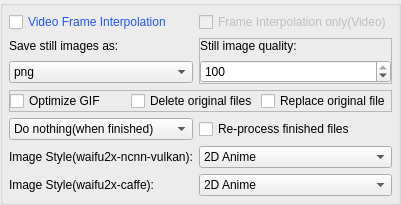
                <widget class="QGroupBox" name="groupBox_2">
                 <property name="sizePolicy">
                  <sizepolicy hsizetype="Fixed" vsizetype="Preferred">
                   <horstretch>0</horstretch>
                   <verstretch>0</verstretch>
                  </sizepolicy>
                 </property>
                 <property name="maximumSize">
                  <size>
                   <width>16777215</width>
                   <height>16777215</height>
                  </size>
                 </property>
                 <property name="title">
                  <string/>
                 </property>
                 <layout class="QGridLayout" name="gridLayout_26">
                  <property name="leftMargin">
                   <number>6</number>
                  </property>
                  <property name="topMargin">
                   <number>6</number>
                  </property>
                  <property name="rightMargin">
                   <number>6</number>
                  </property>
                  <property name="bottomMargin">
                   <number>6</number>
                  </property>
                  <item row="1" column="1">
                   <widget class="QFrame" name="frame_2">
                    <property name="enabled">
                     <bool>true</bool>
                    </property>
                    <property name="sizePolicy">
                     <sizepolicy hsizetype="Preferred" vsizetype="Fixed">
                      <horstretch>0</horstretch>
                      <verstretch>0</verstretch>
                     </sizepolicy>
                    </property>
                    <property name="minimumSize">
                     <size>
                      <width>0</width>
                      <height>45</height>
                     </size>
                    </property>
                    <property name="maximumSize">
                     <size>
                      <width>16777215</width>
                      <height>16777215</height>
                     </size>
                    </property>
                    <property name="frameShape">
                     <enum>QFrame::StyledPanel</enum>
                    </property>
                    <property name="frameShadow">
                     <enum>QFrame::Raised</enum>
                    </property>
                    <layout class="QGridLayout" name="gridLayout_45">
                     <property name="sizeConstraint">
                      <enum>QLayout::SetDefaultConstraint</enum>
                     </property>
                     <property name="leftMargin">
                      <number>0</number>
                     </property>
                     <property name="topMargin">
                      <number>0</number>
                     </property>
                     <property name="rightMargin">
                      <number>0</number>
                     </property>
                     <property name="bottomMargin">
                      <number>0</number>
                     </property>
                     <property name="spacing">
                      <number>7</number>
                     </property>
                     <item row="1" column="0">
                      <widget class="QLabel" name="label_63">
                       <property name="sizePolicy">
                        <sizepolicy hsizetype="Preferred" vsizetype="Fixed">
                         <horstretch>0</horstretch>
                         <verstretch>0</verstretch>
                        </sizepolicy>
                       </property>
                       <property name="text">
                        <string>Still image quality:</string>
                       </property>
                      </widget>
                     </item>
                     <item row="2" column="0">
                      <widget class="QSpinBox" name="spinBox_ImageQualityLevel">
                       <property name="toolTip">
                        <string>Only takes effect when processing Static Image.

Will NOT take effect when processing Video and GIF.</string>
                       </property>
                       <property name="minimum">
                        <number>1</number>
                       </property>
                       <property name="maximum">
                        <number>100</number>
                       </property>
                       <property name="value">
                        <number>100</number>
                       </property>
                      </widget>
                     </item>
                    </layout>
                   </widget>
                  </item>
                  <item row="7" column="0">
                   <widget class="QLabel" name="label_ImageStyle_W2xNCNNVulkan">
                    <property name="maximumSize">
                     <size>
                      <width>16777215</width>
                      <height>16777215</height>
                     </size>
                    </property>
                    <property name="toolTip">
                     <string>Select the image style of the source files.
So the engine can load the correct model when processing files.</string>
                    </property>
                    <property name="text">
                     <string>Image Style(waifu2x-ncnn-vulkan):</string>
                    </property>
                    <property name="alignment">
                     <set>Qt::AlignLeading|Qt::AlignLeft|Qt::AlignVCenter</set>
                    </property>
                   </widget>
                  </item>
                  <item row="8" column="0">
                   <widget class="QLabel" name="label_ImageStyle_W2xCaffe">
                    <property name="toolTip">
                     <string>Select the image style of the source files.
So the engine can load the correct model when processing files.</string>
                    </property>
                    <property name="text">
                     <string>Image Style(waifu2x-caffe):</string>
                    </property>
                   </widget>
                  </item>
                  <item row="1" column="0">
                   <widget class="QFrame" name="frame">
                    <property name="enabled">
                     <bool>true</bool>
                    </property>
                    <property name="sizePolicy">
                     <sizepolicy hsizetype="Preferred" vsizetype="Fixed">
                      <horstretch>0</horstretch>
                      <verstretch>0</verstretch>
                     </sizepolicy>
                    </property>
                    <property name="minimumSize">
                     <size>
                      <width>0</width>
                      <height>45</height>
                     </size>
                    </property>
                    <property name="maximumSize">
                     <size>
                      <width>16777215</width>
                      <height>16777215</height>
                     </size>
                    </property>
                    <property name="frameShape">
                     <enum>QFrame::NoFrame</enum>
                    </property>
                    <property name="frameShadow">
                     <enum>QFrame::Plain</enum>
                    </property>
                    <property name="lineWidth">
                     <number>0</number>
                    </property>
                    <layout class="QGridLayout" name="gridLayout_42">
                     <property name="leftMargin">
                      <number>0</number>
                     </property>
                     <property name="topMargin">
                      <number>0</number>
                     </property>
                     <property name="rightMargin">
                      <number>0</number>
                     </property>
                     <property name="bottomMargin">
                      <number>0</number>
                     </property>
                     <property name="spacing">
                      <number>7</number>
                     </property>
                     <item row="1" column="0">
                      <widget class="QComboBox" name="comboBox_ImageSaveFormat">
                       <property name="toolTip">
                        <string>Only takes effect when processing Static Image.

Will NOT take effect when processing Video and GIF.</string>
                       </property>
                       <property name="currentIndex">
                        <number>0</number>
                       </property>
                       <property name="maxVisibleItems">
                        <number>15</number>
                       </property>
                       <item>
                        <property name="text">
                         <string notr="true">png</string>
                        </property>
                       </item>
                       <item>
                        <property name="text">
                         <string notr="true">jpg</string>
                        </property>
                       </item>
                       <item>
                        <property name="text">
                         <string notr="true">webp</string>
                        </property>
                       </item>
                       <item>
                        <property name="text">
                         <string notr="true">bmp</string>
                        </property>
                       </item>
                       <item>
                        <property name="text">
                         <string notr="true">tiff</string>
                        </property>
                       </item>
                       <item>
                        <property name="text">
                         <string notr="true">pdf</string>
                        </property>
                       </item>
                       <item>
                        <property name="text">
                         <string notr="true">gif</string>
                        </property>
                       </item>
                       <item>
                        <property name="text">
                         <string notr="true">eps</string>
                        </property>
                       </item>
                       <item>
                        <property name="text">
                         <string notr="true">tga</string>
                        </property>
                       </item>
                       <item>
                        <property name="text">
                         <string notr="true">jp2</string>
                        </property>
                       </item>
                       <item>
                        <property name="text">
                         <string notr="true">svg</string>
                        </property>
                       </item>
                      </widget>
                     </item>
                     <item row="0" column="0">
                      <widget class="QLabel" name="label_20">
                       <property name="text">
                        <string>Save still images as:</string>
                       </property>
                      </widget>
                     </item>
                    </layout>
                   </widget>
                  </item>
                  <item row="7" column="1">
                   <widget class="QComboBox" name="comboBox_ImageStyle">
                    <property name="minimumSize">
                     <size>
                      <width>120</width>
                      <height>0</height>
                     </size>
                    </property>
                    <property name="toolTip">
                     <string>Select the image style of the source files.
So the engine can load the correct model when processing files.</string>
                    </property>
                    <property name="currentText">
                     <string notr="true">2D Anime</string>
                    </property>
                    <item>
                     <property name="text">
                      <string>2D Anime</string>
                     </property>
                    </item>
                    <item>
                     <property name="text">
                      <string>3D Real-life</string>
                     </property>
                    </item>
                   </widget>
                  </item>
                  <item row="8" column="1">
                   <widget class="QComboBox" name="comboBox_ImageStyle_Waifu2xCaffe">
                    <property name="toolTip">
                     <string>Select the image style of the source files.
So the engine can load the correct model when processing files.</string>
                    </property>
                    <item>
                     <property name="text">
                      <string>2D Anime</string>
                     </property>
                    </item>
                    <item>
                     <property name="text">
                      <string>3D Real-life</string>
                     </property>
                    </item>
                   </widget>
                  </item>
                  <item row="4" column="0" colspan="2">
                   <widget class="QFrame" name="frame_13">
                    <property name="sizePolicy">
                     <sizepolicy hsizetype="Preferred" vsizetype="Fixed">
                      <horstretch>0</horstretch>
                      <verstretch>0</verstretch>
                     </sizepolicy>
                    </property>
                    <property name="minimumSize">
                     <size>
                      <width>0</width>
                      <height>0</height>
                     </size>
                    </property>
                    <property name="frameShape">
                     <enum>QFrame::StyledPanel</enum>
                    </property>
                    <property name="frameShadow">
                     <enum>QFrame::Raised</enum>
                    </property>
                    <layout class="QGridLayout" name="gridLayout_66">
                     <property name="leftMargin">
                      <number>0</number>
                     </property>
                     <property name="topMargin">
                      <number>0</number>
                     </property>
                     <property name="rightMargin">
                      <number>0</number>
                     </property>
                     <property name="bottomMargin">
                      <number>0</number>
                     </property>
                     <property name="horizontalSpacing">
                      <number>3</number>
                     </property>
                     <property name="verticalSpacing">
                      <number>0</number>
                     </property>
                     <item row="0" column="1">
                      <widget class="QCheckBox" name="checkBox_DelOriginal">
                       <property name="sizePolicy">
                        <sizepolicy hsizetype="Preferred" vsizetype="Fixed">
                         <horstretch>0</horstretch>
                         <verstretch>0</verstretch>
                        </sizepolicy>
                       </property>
                       <property name="contextMenuPolicy">
                        <enum>Qt::ActionsContextMenu</enum>
                       </property>
                       <property name="toolTip">
                        <string>Delete the original file after processing is complete.

*This option will be deactivated when [Replace original
file] is enabled*

[Right click here to show more options]</string>
                       </property>
                       <property name="text">
                        <string>Delete original files</string>
                       </property>
                      </widget>
                     </item>
                     <item row="0" column="2">
                      <widget class="QCheckBox" name="checkBox_ReplaceOriginalFile">
                       <property name="sizePolicy">
                        <sizepolicy hsizetype="Preferred" vsizetype="Fixed">
                         <horstretch>0</horstretch>
                         <verstretch>0</verstretch>
                        </sizepolicy>
                       </property>
                       <property name="contextMenuPolicy">
                        <enum>Qt::ActionsContextMenu</enum>
                       </property>
                       <property name="toolTip">
                        <string>After processing the file, directly replace
the original file with the result file.
(And keep the original file name.)

WARNING: The original file will be DELETED.

*This option will be deactivated when [Output
path] or [Delete original files] is enabled*

[Right click here to show more options]</string>
                       </property>
                       <property name="text">
                        <string>Replace original file</string>
                       </property>
                      </widget>
                     </item>
                     <item row="0" column="0">
                      <widget class="QCheckBox" name="checkBox_OptGIF">
                       <property name="sizePolicy">
                        <sizepolicy hsizetype="Preferred" vsizetype="Fixed">
                         <horstretch>0</horstretch>
                         <verstretch>0</verstretch>
                        </sizepolicy>
                       </property>
                       <property name="toolTip">
                        <string>Optimizing the scaled gif will slightly reduce the
image quality, but it can reduce the GIF file size.

It is recommended to enable this option.</string>
                       </property>
                       <property name="text">
                        <string>Optimize GIF</string>
                       </property>
                      </widget>
                     </item>
                    </layout>
                   </widget>
                  </item>
                  <item row="5" column="0">
                   <widget class="QComboBox" name="comboBox_FinishAction">
                    <property name="toolTip">
                     <string>Select the action to be executed automatically
after processing all files in the file list.</string>
                    </property>
                    <item>
                     <property name="text">
                      <string>Do nothing(when finished)</string>
                     </property>
                    </item>
                    <item>
                     <property name="text">
                      <string>Shut down</string>
                     </property>
                    </item>
                    <item>
                     <property name="text">
                      <string>Sleep</string>
                     </property>
                    </item>
                    <item>
                     <property name="text">
                      <string>Hibernate</string>
                     </property>
                    </item>
                    <item>
                     <property name="text">
                      <string>Restart</string>
                     </property>
                    </item>
                   </widget>
                  </item>
                  <item row="5" column="1">
                   <widget class="QCheckBox" name="checkBox_ReProcFinFiles">
                    <property name="toolTip">
                     <string>When there are finished files in the list, the finished files will
be processed again when the processing process is started again.</string>
                    </property>
                    <property name="text">
                     <string>Re-process finished files</string>
                    </property>
                   </widget>
                  </item>
                  <item row="0" column="1">
                   <widget class="QCheckBox" name="checkBox_FrameInterpolationOnly_Video">
                    <property name="enabled">
                     <bool>false</bool>
                    </property>
                    <property name="font">
                     <font>
                      <weight>50</weight>
                      <bold>false</bold>
                     </font>
                    </property>
                    <property name="toolTip">
                     <string>Skip the super-resolution, only interpolate video frames.

You can modify the settings of Frame Interpolation in the
[Video settings] tab.

*Only taken effect when processing video*</string>
                    </property>
                    <property name="styleSheet">
                     <string notr="true"/>
                    </property>
                    <property name="text">
                     <string>Frame Interpolation only(Video)</string>
                    </property>
                   </widget>
                  </item>
                  <item row="0" column="0">
                   <widget class="QCheckBox" name="checkBox_EnableVFI_Home">
                    <property name="toolTip">
                     <string>Interpolate frames after super-resolution of the video.
(Increase the frame rate to the result video.)

You can modify the settings of Frame Interpolation
in the [Video settings] tab.

You can enable [Frame Interpolation only(Video)] to skip
the super-resolution, only interpolate video frames.

*Only taken effect when processing video*</string>
                    </property>
                    <property name="styleSheet">
                     <string notr="true">color: rgb(33, 85, 255);</string>
                    </property>
                    <property name="text">
                     <string>Video Frame Interpolation</string>
                    </property>
                   </widget>
                  </item>
                 </layout>
                </widget>
